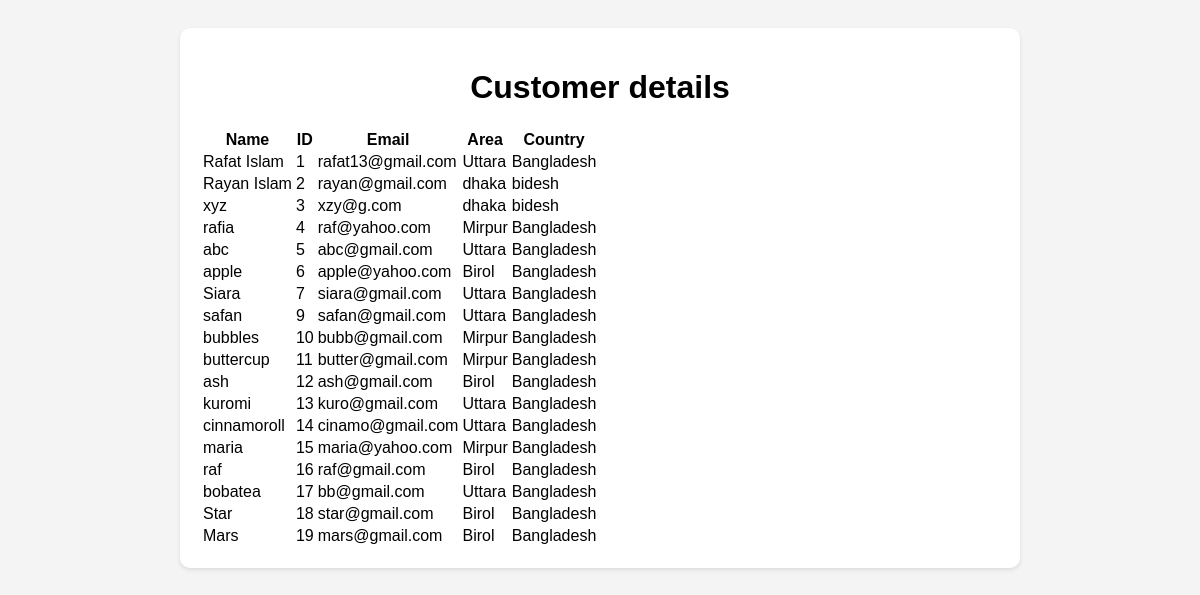
The app's page /manage-users.php with its own data.
### tables this page shows
CREATE TABLE `customer` (
  `ID` int(11) NOT NULL,
  `name` varchar(30) DEFAULT NULL,
  `password` varchar(10) DEFAULT NULL,
  `area` varchar(50) DEFAULT NULL,
  `district` varchar(30) DEFAULT NULL,
  `country` varchar(30) DEFAULT NULL,
  `phone` char(11) DEFAULT NULL,
  `email` varchar(50) DEFAULT NULL,
  `birthdate` date DEFAULT NULL,
  `points` int(11) NOT NULL DEFAULT 0
);

### manage-users.php (the view, shortened to what this page needs)
<?php
require_once('DBconnect.php');
$sql = "SELECT * from customer";
$result = mysqli_query($conn, $sql);
?>
<!DOCTYPE html>
<html lang="en">
<head>
</head>
<body>
<div class="container">
    <h1>Customer details</h1>
    <?php if (mysqli_num_rows($result) > 0){
               echo "<table class='transactions'>";
               echo "<tr>
                      <th>Name</th>
                      <th>ID</th>
                      <th>Email</th>
                      <th>Area</th>
                      <th>Country</th>
                    </tr>";
               while ($row = mysqli_fetch_assoc($result)){
                  echo "<tr>
                         <td>" . htmlspecialchars($row['name']) . "</td>
                         <td>" . htmlspecialchars($row['ID']) . "</td>
                         <td>" . htmlspecialchars($row['email']) . "</td>
                         <td>" . htmlspecialchars($row['area']) . "</td>
                         <td>" . htmlspecialchars($row['country']) . "</td>
                         </tr>";
               }
               echo "</table>";
            }
    ?>
</div>
</body>
</html>

### manage-users.php (style rules this page uses)
body { font-family: Arial, sans-serif; background-color: #f4f4f4; padding: 20px; }
.container { max-width: 800px; margin: 0 auto; background: white; padding: 20px; border-radius: 10px; box-shadow: 0 2px 4px rgba(0, 0, 0, 0.1); }
h1 { text-align: center; }

### records on screen
customer: name "Rafat Islam", ID "1", email "rafat13@gmail.com", area "Uttara", country "Bangladesh"
customer: name "Rayan Islam", ID "2", email "rayan@gmail.com", area "dhaka", country "bidesh"
customer: name "xyz", ID "3", email "xzy@g.com", area "dhaka", country "bidesh"
customer: name "rafia", ID "4", email "raf@yahoo.com", area "Mirpur", country "Bangladesh"
customer: name "abc", ID "5", email "abc@gmail.com", area "Uttara", country "Bangladesh"
customer: name "apple", ID "6", email "apple@yahoo.com", area "Birol", country "Bangladesh"
customer: name "Siara", ID "7", email "siara@gmail.com", area "Uttara", country "Bangladesh"
customer: name "safan", ID "9", email "safan@gmail.com", area "Uttara", country "Bangladesh"
customer: name "bubbles", ID "10", email "bubb@gmail.com", area "Mirpur", country "Bangladesh"
customer: name "buttercup", ID "11", email "butter@gmail.com", area "Mirpur", country "Bangladesh"
customer: name "ash", ID "12", email "ash@gmail.com", area "Birol", country "Bangladesh"
customer: name "kuromi", ID "13", email "kuro@gmail.com", area "Uttara", country "Bangladesh"
customer: name "cinnamoroll", ID "14", email "cinamo@gmail.com", area "Uttara", country "Bangladesh"
customer: name "maria", ID "15", email "maria@yahoo.com", area "Mirpur", country "Bangladesh"
customer: name "raf", ID "16", email "raf@gmail.com", area "Birol", country "Bangladesh"
customer: name "bobatea", ID "17", email "bb@gmail.com", area "Uttara", country "Bangladesh"
customer: name "Star", ID "18", email "star@gmail.com", area "Birol", country "Bangladesh"
customer: name "Mars", ID "19", email "mars@gmail.com", area "Birol", country "Bangladesh"
